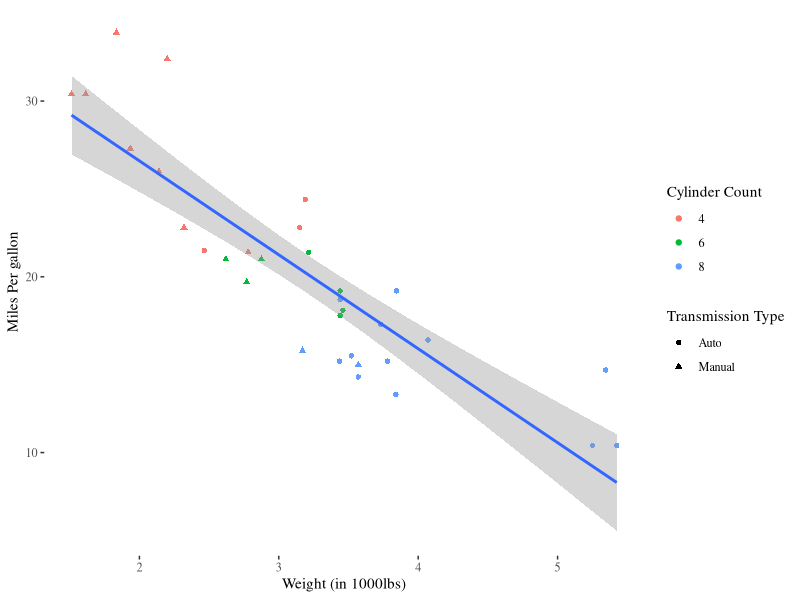
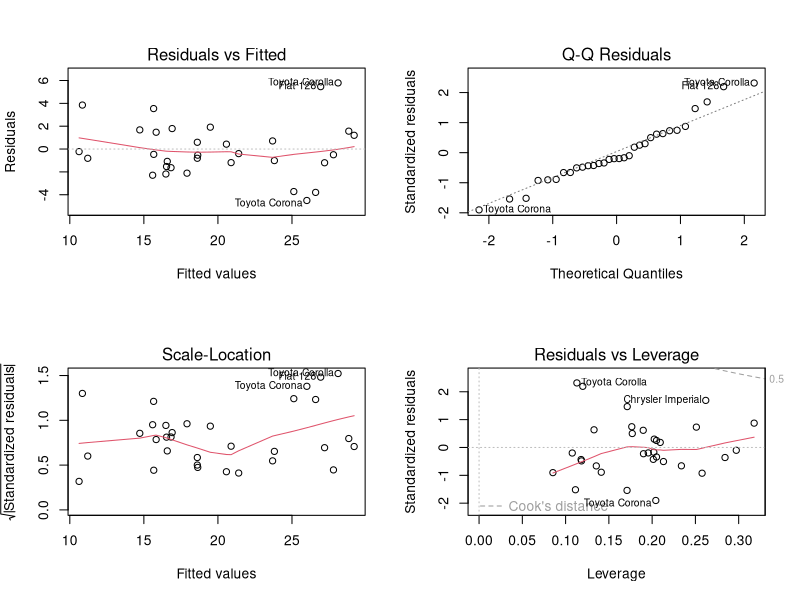

The R script that drew these images, in order:
## ---- chunk 1
data("mtcars")
str(mtcars)
head(mtcars)
## ---- chunk 2
mtcars$am <- as.factor(mtcars$am)
levels(mtcars$am) <- c("Auto", "Manual")
mtcars$cyl <- as.factor(mtcars$cyl)
mtcars$vs <- as.factor(mtcars$vs)
mtcars$gear <- as.factor(mtcars$gear)
mtcars$carb <- as.factor(mtcars$carb)
## ---- chunk 3
require(dplyr); require(ggplot2); require(ggthemes);require(knitr)
## ---- chunk 4
# Points plot of relationship between mpg ~ am + wt
ggplot(mtcars) + geom_point(aes(x=wt, y=mpg, col=cyl, shape=am)) + theme_tufte() +
    geom_smooth(aes(x=wt, y=mpg), method='lm') +xlab('Weight (in 1000lbs)') + 
    ylab('Miles Per gallon') + labs(col='Cylinder Count',
                                    shape = 'Transmission Type')
## ---- chunk 5
kable(anova(lm(mpg ~ . , mtcars)))
## ---- chunk 6
kable(anova(lm(mpg ~ wt + disp + cyl + am, mtcars)))
## ---- chunk 7
kable(anova(lm(mpg ~ wt + am, mtcars)))
## ---- chunk 8
model <- lm(mpg ~ am  -1, mtcars)
kable(summary(model)$coef)
## ---- chunk 9
model <- lm(mpg ~ wt + disp + cyl + am, mtcars)
par(mfrow=c(2,2))
plot(model)
